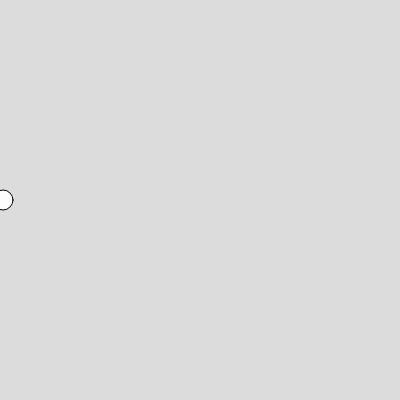
Frame 1 (no input)
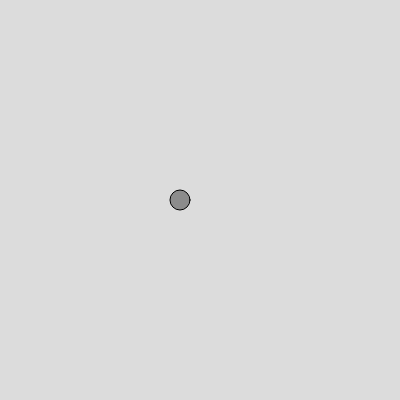
Frame 60 (no input)
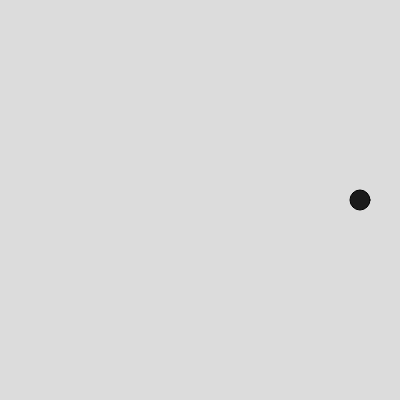
Frame 120 (the mouse pressed at the canvas centre since frame 60)

The p5.js sketch that drew these frames (run headless with seeded random() and noise() and a simulated clock; from frame 60 on, the mouse is pressed at the canvas centre):

// p5.js sketch
// ── sketch.js
let speed=3;
let x;
let color;
function setup() {
  createCanvas(400, 400);
  x=0;
  
}

function draw() {
  background(220);
  x+=speed;
  
  color=255 *(width-x)/ width;
  
  fill(color);
  console.log(color)
  circle(x,200,20)
  if(x<0 || x>width){
    speed*=-1;
  }
  
}
